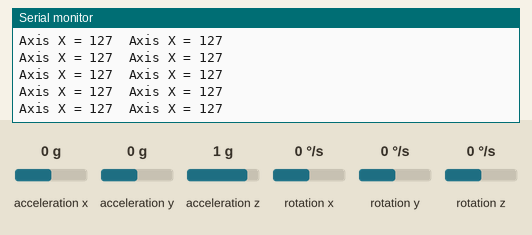
This sketch was run on a simulated Arduino Uno, built with avr-gcc and run on an emulated ATmega328P. On the bench: the last lines printed to the serial monitor. The test bench sets the inputs (shaded band); at power-on: acceleration x 0 g, acceleration y 0 g, acceleration z 1 g, rotation x 0 °/s, rotation y 0 °/s, rotation z 0 °/s. No radio packets arrive unless stated.

Above: at 1.2 s.
1.3 s: acceleration x set to -1.4 g
At 1.41 s:
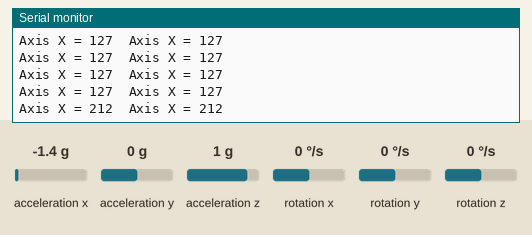
2.8 s: acceleration x set to -0.8 g
At 2.82 s:
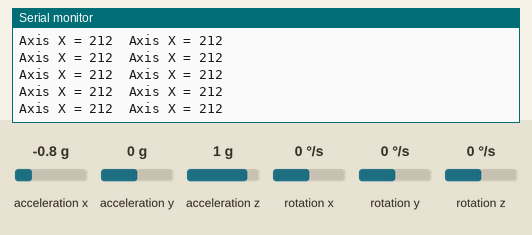
4.3 s: acceleration x set to 0 g
At 4.33 s:
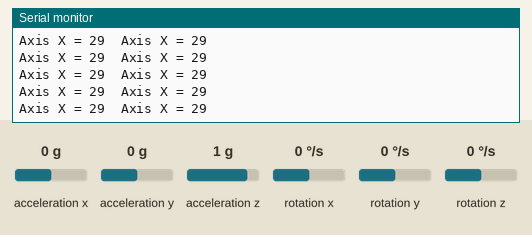
Timing chart, 0 to 7.3 s (numbered marks = the images above; inputs shaded):
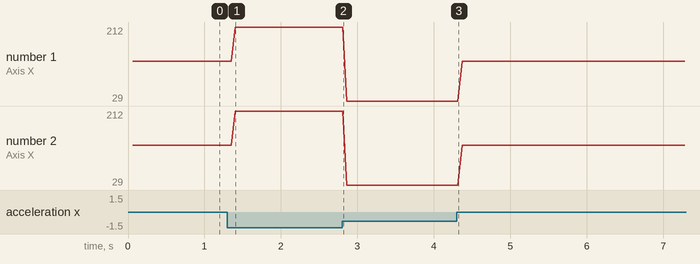

Measured:
- after the input at 1.3 s, the serial monitor: prints a new line after 0.11 s (image 1)
- plotted number 1: 127 → 212 after the input at 1.3 s, 212 → 29 after the input at 2.8 s
- plotted number 2: 127 → 212 after the input at 1.3 s, 212 → 29 after the input at 2.8 s

The sketch:

transmitter.ino
```cpp
#include <SPI.h>
#include <nRF24L01.h>
#include <RF24.h>
#include "Wire.h"
#include "I2Cdev.h"
#include "MPU6050.h"

//Define variables for Gyroscope and Accelerometer data

MPU6050 mpu;
int16_t ax, ay, az;
int16_t gx, gy, gz;

const uint64_t pipeOut = 0xE8E8F0F0E1LL;

RF24 radio(9, 10); //  CN and CSN  pins of nrf

struct MyData {
  byte X;
  byte Y;
};

MyData data;

void setup()
{
  Serial.begin(9600);
  Wire.begin();
  mpu.initialize();

  radio.begin();
  radio.setAutoAck(false);
  radio.setDataRate(RF24_250KBPS);
  radio.openWritingPipe(pipeOut);
}

void loop()
{
  mpu.getMotion6(&ax, &ay, &az, &gx, &gy, &gz);

  data.X = map(ax, -17000, 17000, 0, 255 ); //Send X axis data
  data.Y = map(ay, -17000, 17000, 0, 255);  //Send Y axis data

  delay(50);
  radio.write(&data, sizeof(MyData));

  Serial.print("Axis X = ");
  Serial.print(data.X);
  Serial.print("  ");
  Serial.print("Axis X = ");
  Serial.println(data.X);
}
```
